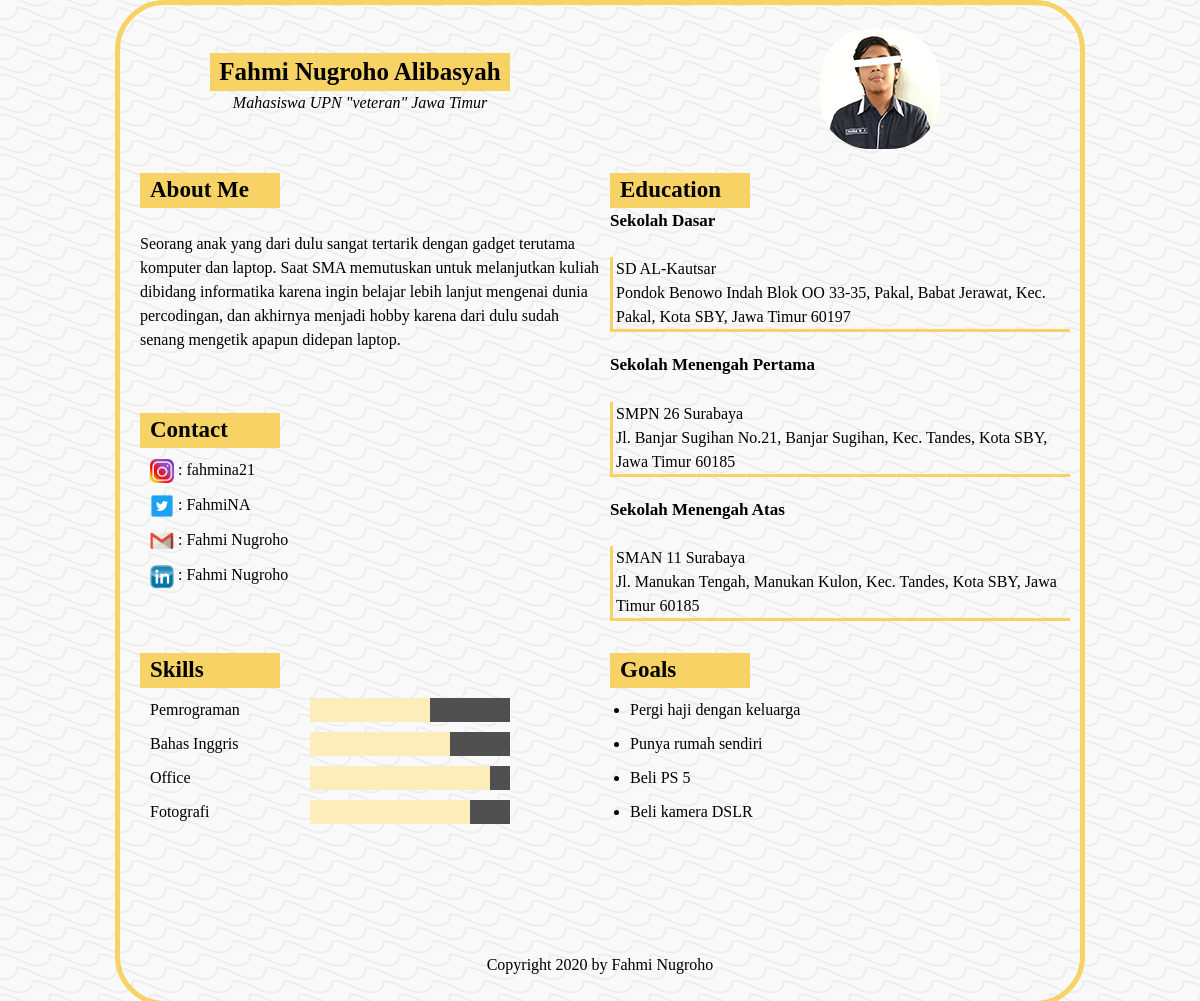
The page /Tugas_Pertemuan_5/cv/index.php on the database its author committed.
### tables this page shows
CREATE TABLE `profil` (
  `nama` varchar(50) NOT NULL,
  `pekerjaan` varchar(50) NOT NULL,
  `about_me` text NOT NULL
);

CREATE TABLE `contact` (
  `id_contact` int(11) NOT NULL,
  `nama_contact` varchar(50) NOT NULL,
  `gambar` varchar(50) NOT NULL,
  `link` varchar(60) NOT NULL
);

CREATE TABLE `pendidikan` (
  `jenjang` varchar(50) NOT NULL,
  `nama_sekolah` varchar(50) NOT NULL,
  `alamat` text NOT NULL
);

CREATE TABLE `goals` (
  `goal` varchar(50) NOT NULL
);

### Tugas_Pertemuan_5/cv/conn.php (called while the page is built, shortened)
<?php
function connection() {
   $dbServer = 'localhost';
   $dbUser = 'root';
   $dbPass = '';
   $dbName = "cv";
   $conn = mysqli_connect($dbServer, $dbUser, $dbPass);
   mysqli_select_db($conn,$dbName);
   return $conn;
}

### Tugas_Pertemuan_5/cv/index.php (the view, shortened to what this page needs)
<?php
  include 'conn.php';
  $skill1 = "Pemrograman";
  $skill2 = "Bahas Inggris";
  $skill3 = "Office";
  $skill4 = "Fotografi";
?>
<!DOCTYPE html>
<html lang="en">
<head>
  <link rel="stylesheet" href="css/960.css">
  <link rel="stylesheet" href="css/reset.css">
  <link rel="stylesheet" href="css/text.css">
  <link rel="stylesheet" href="css/style.css">
</head>
<body>
  <?php
      $query = "SELECT * FROM profil";
      $result = mysqli_query(connection(),$query);
      $data = mysqli_fetch_array($result);
  ?>
  <div class="container_12">
    <div class="grid_4 prefix_1 suffix_1 nama header">
      <br>
      <h1><?php echo $data['nama'] ?></h1>
      <i><?php echo $data['pekerjaan'] ?></i>
    </div>
    <div class="grid_3 prefix_2 suffix_1 foto header">
      <img src="img/profil.png" alt="">
    </div>
  <div class="grid_6 aboutmecontact">
    <div class="grid_6 aboutme">
      <h2>About Me</h2>
      <p><?php echo $data['about_me'] ?></p>
    </div>
    <div class="grid_6 contact">
      <?php
        $query = "SELECT * FROM contact";
        $result = mysqli_query(connection(),$query);
      ?>
      <h2>Contact</h2>
      <ul class="text">
        <?php while ($data = mysqli_fetch_array($result)): ?>
          <li><a href="<?php echo $data['link'] ?>" target="_blank"><img src="img/<?php echo $data['gambar'] ?>" alt=""></a> : <?php echo $data['nama_contact'] ?></li>
        <?php endwhile ?>
      </ul>
    </div>
  </div>
  <div class="grid_6 education">
    <h2>Education</h2>
    <?php
      $query = "SELECT * FROM pendidikan";
      $result = mysqli_query(connection(),$query);
      while ($data = mysqli_fetch_array($result)):
    ?>
      <h5><?php echo $data['jenjang'] ?></h5>
      <p>
        <?php echo $data['nama_sekolah'] ?>
        <br>
        <?php echo $data['alamat'] ?>
      </p>
    <?php endwhile ?>
  </div>
  <div class="grid_6 skill">
    <div class="grid_6">
      <h2>Skills</h2>
    </div>
    <div class="grid_2">
      <ul>
        <li><?php echo $skill1 ?></li>
        <li><?php echo $skill2 ?></li>
        <li><?php echo $skill3 ?></li>
        <li><?php echo $skill4 ?></li>
      </ul>
    </div>
    <div class="grid_3 bar">
      <ul>
        <li><p class="satu">1</p></li>
        <li><p class="dua">2</p></li>
        <li><p class="tiga">3</3p></li>
        <li><p class="empat">4</4p></li>
      </ul>
    </div>
  </div>
  <div class="grid_6 goal">
    <h2>Goals</h2>
    <div class="grid_6">
      <ul class="text">
        <?php
          $query = "SELECT * FROM goals";
          $result = mysqli_query(connection(),$query);
          while ($data = mysqli_fetch_array($result)):
        ?>
          <li><?php echo $data['goal'] ?></li>
        <?php endwhile ?>
      </ul>
    </div>
  </div>
  <div class="grid_4 prefix_4 suffix_4 copyright">
    Copyright 2020 by Fahmi Nugroho
  </div>
</body>
</html>

### Tugas_Pertemuan_5/cv/css/960.css (style rules this page uses)
body { min-width: 960px; }
.container_12, .container_16 { margin-left: auto; margin-right: auto; width: 960px; }
.grid_1, .grid_2, .grid_3, .grid_4, .grid_5, .grid_6, .grid_7, .grid_8, .grid_9, .grid_10, .grid_11, .grid_12, .grid_13, .grid_14, .grid_15, .grid_16 { display: inline; float: left; margin-left: 10px; margin-right: 10px; }
.container_12 .grid_3, .container_16 .grid_4 { width: 220px; }
.container_12 .grid_6, .container_16 .grid_8 { width: 460px; }
.container_12 .grid_2 { width: 140px; }
.container_12 .grid_4 { width: 300px; }
.container_12 .prefix_1 { padding-left: 80px; }
.container_12 .prefix_2 { padding-left: 160px; }
.container_12 .prefix_4 { padding-left: 320px; }
.container_12 .suffix_1 { padding-right: 80px; }
.container_12 .suffix_4 { padding-right: 320px; }
.clearfix:before, .clearfix:after, .container_12:before, .container_12:after, .container_16:before, .container_16:after { content: '.'; display: block; overflow: hidden; visibility: hidden; font-size: 0; line-height: 0; width: 0; height: 0; }
.clearfix:after, .container_12:after, .container_16:after { clear: both; }
.clearfix, .container_12, .container_16 { zoom: 1; }

### Tugas_Pertemuan_5/cv/css/text.css (style rules this page uses)
body { font: 13px/1.5 "Helvetica Neue", Arial, "Liberation Sans", FreeSans, sans-serif; }
h1 { font-size: 25px; }
h2 { font-size: 23px; }
h5 { font-size: 17px; }
ul { list-style: disc; }
li { margin-left: 30px; }
p, dl, hr, h1, h2, h3, h4, h5, h6, ol, ul, pre, table, address, fieldset, figure { margin-bottom: 20px; }

### Tugas_Pertemuan_5/cv/css/style.css (style rules this page uses)
h1, h2 { margin-bottom: 0; background-color: #F7D264; }
p { margin-top: 24px; }
h2 { padding-left: 10px; margin-right: 320px; }
body { font-family: futura; font-size: 12pt; background-image: url(../img/ripples.png); }
.container_12 { border: 5px solid #F7D264; border-radius: 50px; }
.header { padding-top: 24px; }
.nama { text-align: center; height: 120px }
.foto { height: 120px }
.aboutmecontact { margin-top: 24px; height: 456px }
.aboutme { height: 216px }
.contact { margin-top: 24px; height: 216px }
.education { margin-top: 24px; height: 456px; }
.skill { margin-top: 24px; height: 216px }
.goal { margin-top: 24px; height: 216px }
.copyright { margin-top: 84px; text-align: center; height: 48px }
.education p { padding-left: 3px; border-bottom: 3px solid #F7D264; border-left: 3px solid #F7D264; }
.foto img { margin-left: 50px; margin-right: 50px; border-radius: 50px; }
.skill ul, .contact ul { list-style-type: none; }
.skill ul li, .contact ul li, .goal ul li { margin: 10px; }
.skill .bar ul li { background-color: #505050; }
.contact ul li img { height: 24px; width: 24px }
.skill .bar ul li p { color: #FDEDBB; margin: 0; }
.skill .bar ul li .satu { background-color: #FDEDBB; width: 60%; }
.skill .bar ul li .dua { background-color: #FDEDBB; width: 70%; }
.skill .bar ul li .tiga { background-color: #FDEDBB; width: 90%; }
.skill .bar ul li .empat { background-color: #FDEDBB; width: 80%; }

### rows shown on the page
profil: nama "Fahmi Nugroho Alibasyah", pekerjaan "Mahasiswa UPN \"veteran\" Jawa Timur", about_me "Seorang anak yang dari dulu sangat tertarik dengan gadget terutama komputer dan laptop. Saat SMA memutuskan untuk melanjutkan kuliah dibidang informatika karena ingin belajar lebih lanjut mengenai dunia percodingan, dan akhirnya menjadi hobby karena dari dulu sudah senang mengetik apapun didepan laptop."
contact: gambar (picture), nama_contact "fahmina21"
contact: gambar (picture), nama_contact "FahmiNA"
contact: gambar (picture), nama_contact "Fahmi Nugroho"
contact: gambar (picture), nama_contact "Fahmi Nugroho"
pendidikan: jenjang "Sekolah Dasar", nama_sekolah "SD AL-Kautsar", alamat "Pondok Benowo Indah Blok OO 33-35, Pakal, Babat Jerawat, Kec. Pakal, Kota SBY, Jawa Timur 60197"
pendidikan: jenjang "Sekolah Menengah Pertama", nama_sekolah "SMPN 26 Surabaya", alamat "Jl. Banjar Sugihan No.21, Banjar Sugihan, Kec. Tandes, Kota SBY, Jawa Timur 60185"
pendidikan: jenjang "Sekolah Menengah Atas", nama_sekolah "SMAN 11 Surabaya", alamat "Jl. Manukan Tengah, Manukan Kulon, Kec. Tandes, Kota SBY, Jawa Timur 60185"
goals: goal "Pergi haji dengan keluarga"
goals: goal "Punya rumah sendiri"
goals: goal "Beli PS 5"
goals: goal "Beli kamera DSLR"

### other values the page prints
$skill1 "Pemrograman"
$skill2 "Bahas Inggris"
$skill3 "Office"
$skill4 "Fotografi"
